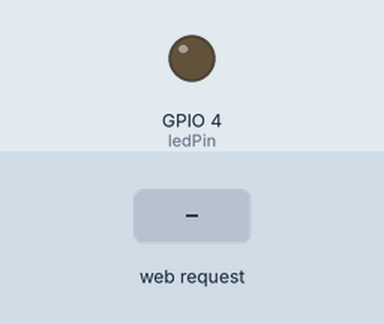
Recording of a sketch running on a simulated ESP32. Parts: output pins drawn as LEDs (lit = HIGH). The inputs (shaded band) are chosen by the test bench. WiFi joins after 1.5 s; servers stay silent unless stated; what the sketch prints to the serial monitor is not drawn.

Above: at 2.7 s.
2.8 s: HTTP request GET /toggle received
At 3.8 s:
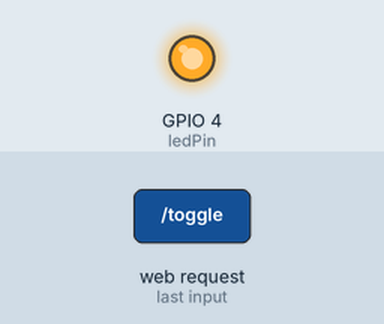
Timing chart, 0 to 5.8 s (numbered marks = the images above; inputs shaded):
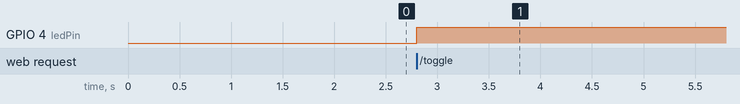

The sketch:

espcode.ino.ino
```cpp
#include <WiFi.h>
#include <WebServer.h>

const char* ssid = "Hotspot";
const char* password = "123456789";

WebServer server(80);
const int ledPin = 4;

String htmlPage = R"rawliteral(
<!DOCTYPE html>
<html>
<head><title>LED Control</title></head>
<body>
<h2>ESP32 HTTP LED Control</h2>
<button onclick="fetch('/toggle')">Toggle LED</button>
</body>
</html>
)rawliteral";

void handleRoot() {
  server.send(200, "text/html", htmlPage);
}

void handleToggle() {
  digitalWrite(ledPin, !digitalRead(ledPin));
  server.send(200, "text/plain", "Toggled");
}

void setup() {
  Serial.begin(115200);
  pinMode(ledPin, OUTPUT);

  WiFi.begin(ssid, password);
  while (WiFi.status() != WL_CONNECTED) {
    delay(500);
    Serial.print(".");
  }
  Serial.println("Connected: " + WiFi.localIP().toString());

  server.on("/", handleRoot);
  server.on("/toggle", handleToggle);
  server.begin();
}

void loop() {
  server.handleClient();
}
```

Measured:
- after the input at 2.8 s, GPIO 4 (ledPin): LOW → HIGH at once
